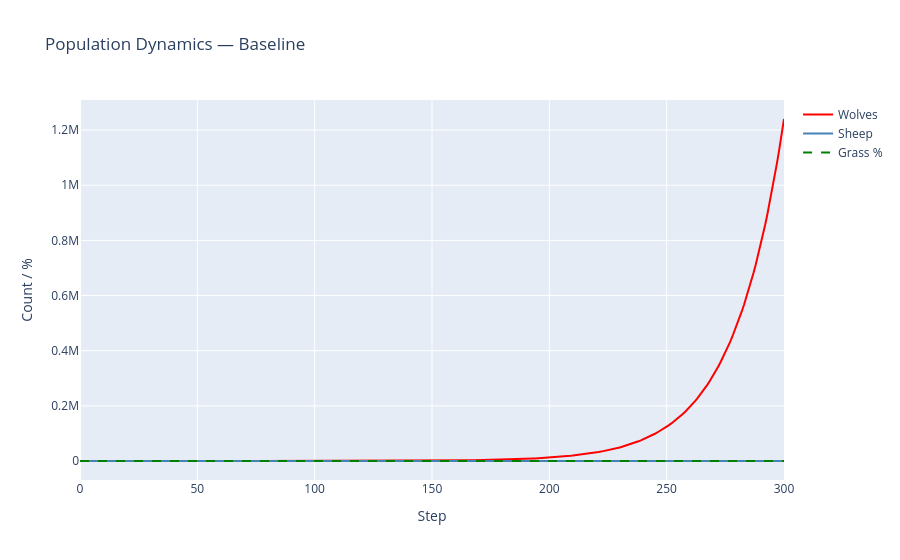

Source (notebook cell):
### Code cell
df = result.data


fig = go.Figure()
fig.add_trace(go.Scatter(x=df.index, y=df['Wolves'], name='Wolves', line=dict(color='red')))
fig.add_trace(go.Scatter(x=df.index, y=df['Sheep'],  name='Sheep',  line=dict(color='steelblue')))
fig.add_trace(go.Scatter(x=df.index, y=df['Grass_Coverage_Pct'], name='Grass %', line=dict(color='green', dash='dash')))
fig.update_layout(title='Population Dynamics — Baseline', xaxis_title='Step', yaxis_title='Count / %', hovermode='x unified')
fig.show()

### Figure 1 — Plotly figure (JSON) as saved in the notebook; plotly's stock layout.template omitted (floating-point values rounded to 4 significant figures; data arrays with more than 128 entries replaced by an {"elided": "..."} marker saying what was removed)
{"data": [{"line": {"color": "red"}, "name": "Wolves", "type": "scatter", "x": {"elided": "301 int values"}, "y": {"elided": "301 int values"}}, {"line": {"color": "steelblue"}, "name": "Sheep", "type": "scatter", "x": {"elided": "301 int values"}, "y": {"elided": "301 int values"}}, {"line": {"color": "green", "dash": "dash"}, "name": "Grass %", "type": "scatter", "x": {"elided": "301 int values"}, "y": {"elided": "301 float values"}}], "layout": {"hovermode": "x unified", "title": {"text": "Population Dynamics — Baseline"}, "xaxis": {"title": {"text": "Step"}}, "yaxis": {"title": {"text": "Count / %"}}}}
